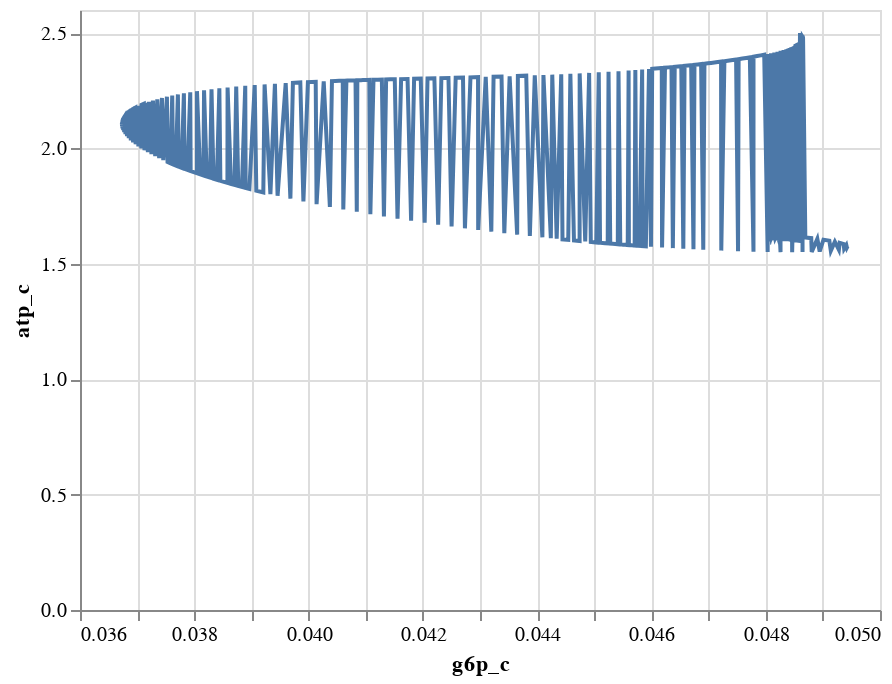

Here is the notebook cell this chart was saved with:
### Code cell
plot_phase_portait(conc_sol,observable=["g6p_c","atp_c"])

### Figure 1 — Vega-Lite specification as saved in the notebook (floating-point values rounded to 4 significant figures; data arrays with more than 128 entries replaced by an {"elided": "..."} marker saying what was removed)
{"config": {"view": {"continuousWidth": 400, "continuousHeight": 300}}, "data": {"name": "data-347a35198e0761b82052693e7f6fa509"}, "mark": "line", "encoding": {"tooltip": [{"field": "Time", "type": "quantitative"}, {"field": "g6p_c", "type": "quantitative"}, {"field": "atp_c", "type": "quantitative"}], "x": {"field": "g6p_c", "type": "quantitative"}, "y": {"field": "atp_c", "type": "quantitative"}}, "$schema": "https://vega.github.io/schema/vega-lite/v4.17.0.json", "datasets": {"data-347a35198e0761b82052693e7f6fa509": {"elided": "682 records"}}}
